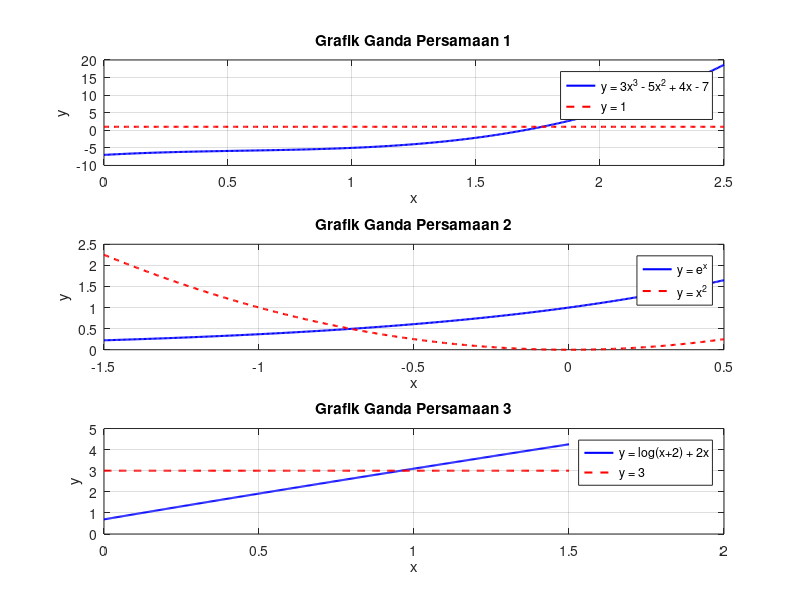

Write the MATLAB code that produced this figure.
clc;
clear;
close all;

x1 = linspace(0, 2.5, 500);
x2 = linspace(-1.5, 0.5, 500);
x3 = linspace(0, 1.5, 500);

y11 = 3*x1.^3 - 5*x1.^2 + 4*x1 - 7;
y12 = ones(size(x1));

y21 = exp(x2);
y22 = x2.^2;

y31 = log(x3 + 2) + 2*x3;
y32 = 3*ones(size(x3));

figure;

subplot(3,1,1);
plot(x1, y11, 'b', 'LineWidth', 1.5);
hold on;
plot(x1, y12, 'r--', 'LineWidth', 1.5);
grid on;
title('Grafik Ganda Persamaan 1');
xlabel('x');
ylabel('y');
legend('y = 3x^3 - 5x^2 + 4x - 7', 'y = 1');

subplot(3,1,2);
plot(x2, y21, 'b', 'LineWidth', 1.5);
hold on;
plot(x2, y22, 'r--', 'LineWidth', 1.5);
grid on;
title('Grafik Ganda Persamaan 2');
xlabel('x');
ylabel('y');
legend('y = e^x', 'y = x^2');

subplot(3,1,3);
plot(x3, y31, 'b', 'LineWidth', 1.5);
hold on;
plot(x3, y32, 'r--', 'LineWidth', 1.5);
grid on;
title('Grafik Ganda Persamaan 3');
xlabel('x');
ylabel('y');
legend('y = log(x+2) + 2x', 'y = 3');
